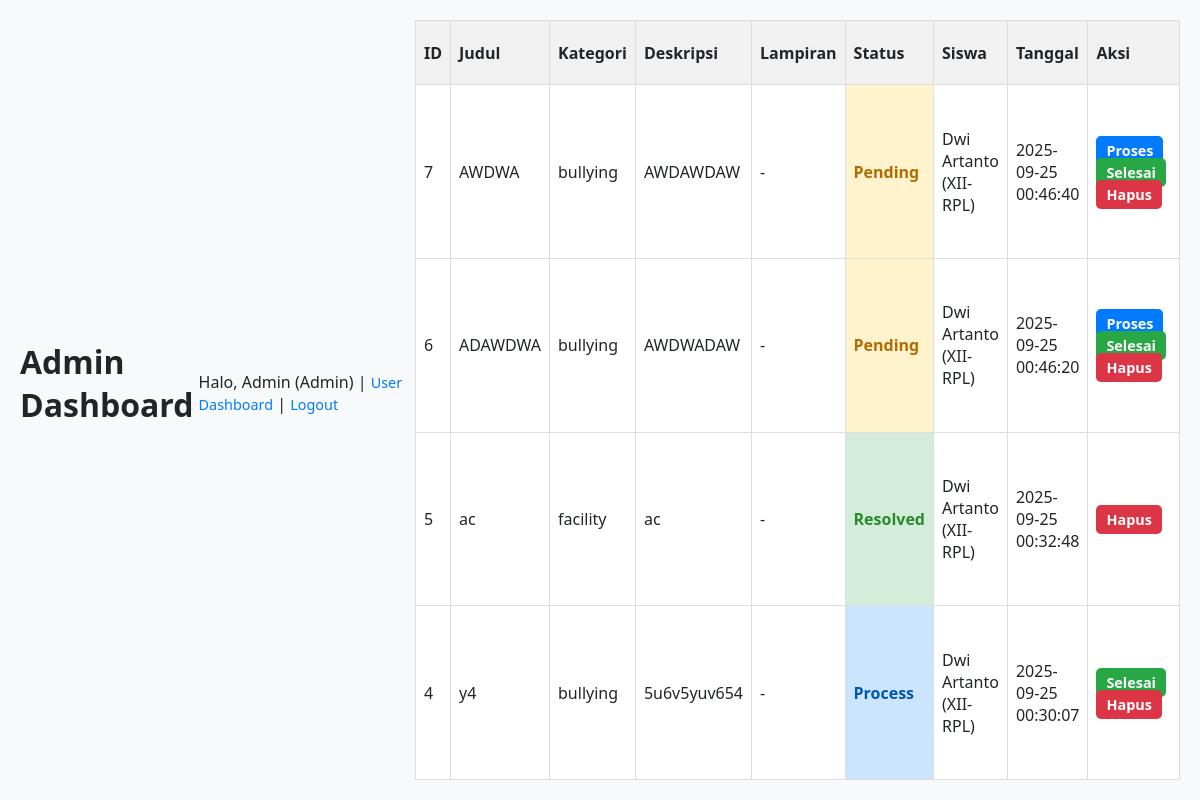
The page /admin.php (signed in) on the database as committed earlier.
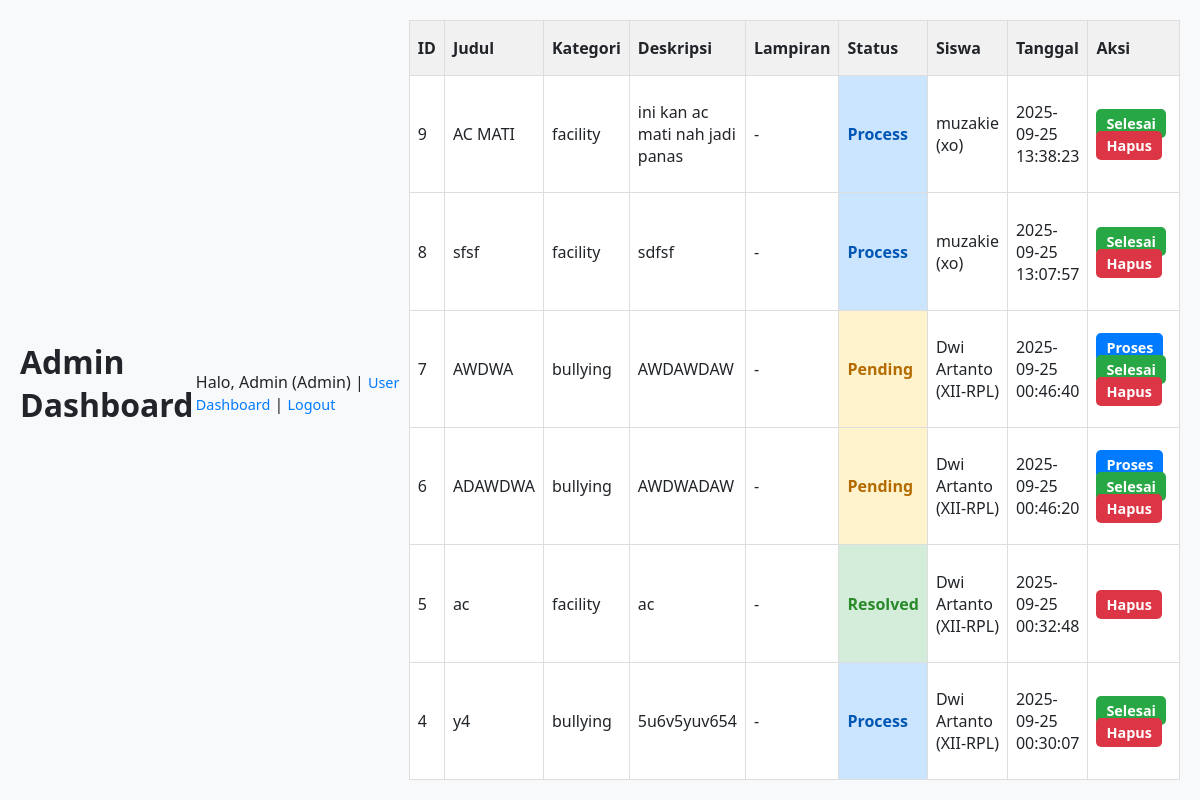
The same page on the database as committed later.
### tables this page shows
CREATE TABLE `complaints` (
  `id` int NOT NULL,
  `user_id` int NOT NULL,
  `category` varchar(100) DEFAULT NULL,
  `title` varchar(255) NOT NULL,
  `description` text,
  `attachment` varchar(255) DEFAULT NULL,
  `teacher_id` int DEFAULT NULL,
  `urgency` enum('low','medium','high') DEFAULT 'low',
  `status` enum('pending','process','resolved') DEFAULT 'pending',
  `created_at` timestamp NOT NULL DEFAULT CURRENT_TIMESTAMP,
  `updated_at` timestamp NULL DEFAULT NULL
);

CREATE TABLE `users` (
  `id` int NOT NULL,
  `username` varchar(100) NOT NULL,
  `password` varchar(255) NOT NULL,
  `full_name` varchar(255) DEFAULT NULL,
  `nisn` varchar(50) DEFAULT NULL,
  `email` varchar(150) DEFAULT NULL,
  `kelas` varchar(50) DEFAULT NULL,
  `role` varchar(50) DEFAULT 'siswa',
  `created_at` timestamp NOT NULL DEFAULT CURRENT_TIMESTAMP
);

### admin.php (the view, shortened to what this page needs)
<?php
require_once 'config.php';
$user = "Admin";
$stmt = $pdo->query("SELECT c.*, u.full_name, u.username, u.kelas
                     FROM complaints c
                     JOIN users u ON c.user_id = u.id
                     ORDER BY c.created_at DESC");
$complaints = $stmt->fetchAll(PDO::FETCH_ASSOC);
?>
<!doctype html>
<html lang="id">
<head>
  <link rel="stylesheet" href="static/css/style.css">
</head>
<body>
  <div class="topbar">
    <h1>Admin Dashboard</h1>
    <div>
      <span>Halo, <?= htmlspecialchars($user="Admin" ?: $user['username']) ?> (Admin)</span> |
      <a href="dashboard.php">User Dashboard</a> |
      <a href="logout.php">Logout</a>
    </div>
  </div>
  <table>
    <tr>
      <th>ID</th>
      <th>Judul</th>
      <th>Kategori</th>
      <th>Deskripsi</th>
      <th>Lampiran</th>
      <th>Status</th>
      <th>Siswa</th>
      <th>Tanggal</th>
      <th>Aksi</th>
    </tr>
    <?php foreach($complaints as $c): ?>
    <tr>
      <td><?= $c['id'] ?></td>
      <td><?= htmlspecialchars($c['title']) ?></td>
      <td><?= htmlspecialchars($c['category']) ?></td>
      <td><?= nl2br(htmlspecialchars($c['description'])) ?></td>
      <td>
        <?php if($c['attachment']): ?>
          <a href="<?= htmlspecialchars($c['attachment']) ?>" target="_blank">Lihat</a>
        <?php else: ?>
          -
        <?php endif; ?>
      </td>
      <td class="status-<?= htmlspecialchars($c['status']) ?>">
        <?= ucfirst($c['status']) ?>
      </td>
      <td><?= htmlspecialchars($c['full_name'] ?: $c['username']) ?> (<?= htmlspecialchars($c['kelas']) ?>)</td>
      <td><?= $c['created_at'] ?></td>
      <td>
        <?php if($c['status'] === 'pending'): ?>
          <a class="btn btn-process" href="?action=process&id=<?= $c['id'] ?>">Proses</a>
        <?php endif; ?>
        <?php if($c['status'] !== 'resolved'): ?>
          <a class="btn btn-resolved" href="?action=resolved&id=<?= $c['id'] ?>">Selesai</a>
        <?php endif; ?>
        <a class="btn btn-delete" href="?action=delete&id=<?= $c['id'] ?>" onclick="return confirm('Yakin hapus laporan ini?')">Hapus</a>
      </td>
    </tr>
    <?php endforeach; ?>
  </table>
</body>
</html>

Rows that differ between the two databases and show on the page:
added complaints: id "9", title "AC MATI", category "facility", description "ini kan ac mati nah jadi panas", status "Process", user.full_name "muzakie", user.kelas "xo", created_at "2025-09-25 13:38:23"
added complaints: id "8", title "sfsf", category "facility", description "sdfsf", status "Process", user.full_name "muzakie", user.kelas "xo", created_at "2025-09-25 13:07:57"
